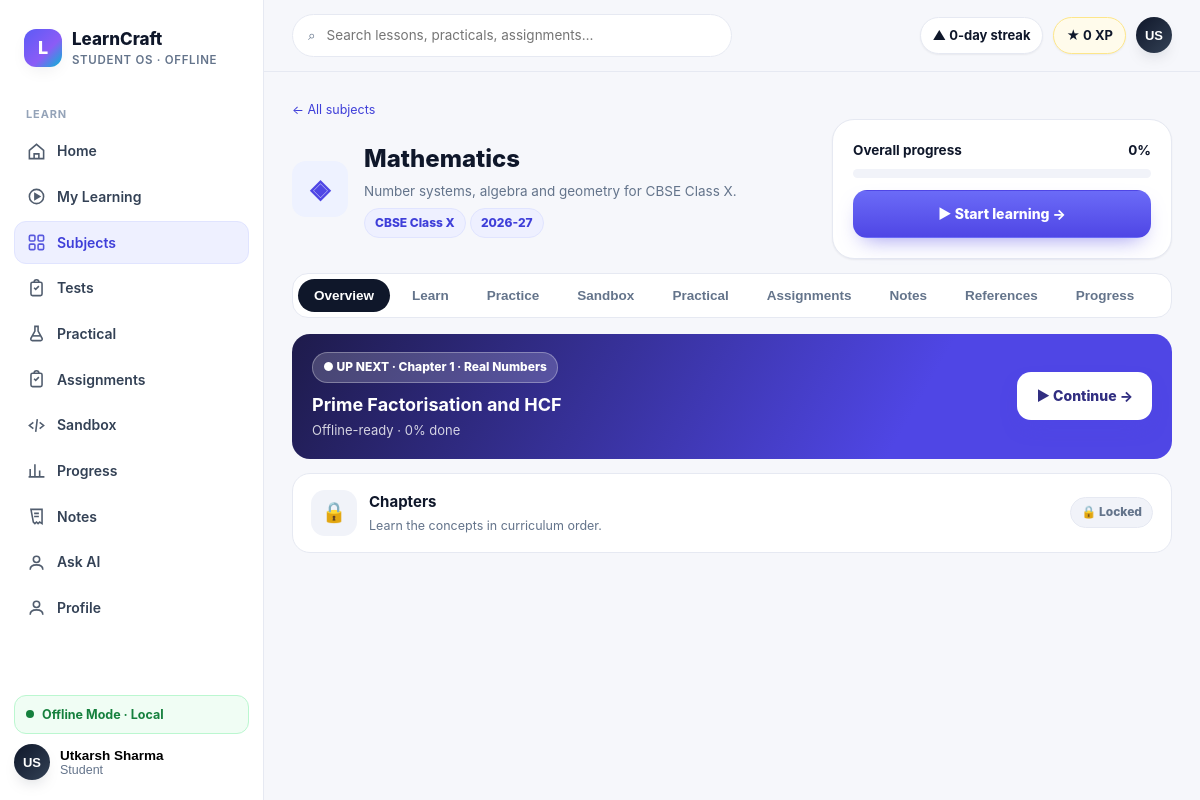
Screenshot of /subjects/mathematics (signed in) with the database file from the repository.
### tables this page shows
CREATE TABLE users (
            id INTEGER PRIMARY KEY AUTOINCREMENT,
            name TEXT NOT NULL,
            email TEXT NOT NULL UNIQUE,
            password_hash TEXT NOT NULL,
            role TEXT NOT NULL DEFAULT 'STUDENT',
            avatar TEXT,
            bio TEXT,
            created_at TIMESTAMP NOT NULL DEFAULT CURRENT_TIMESTAMP,
            updated_at TIMESTAMP NOT NULL DEFAULT CURRENT_TIMESTAMP
        );

CREATE TABLE academic_subjects (
            subject_id TEXT PRIMARY KEY,
            board TEXT NOT NULL,
            class_level TEXT NOT NULL,
            academic_year TEXT NOT NULL,
            slug TEXT NOT NULL,
            name TEXT NOT NULL,
            description TEXT NOT NULL DEFAULT '',
            source_version TEXT NOT NULL,
            UNIQUE(board, class_level, academic_year, slug)
        );

CREATE TABLE academic_lessons (
            lesson_id TEXT PRIMARY KEY,
            topic_id TEXT NOT NULL,
            title TEXT NOT NULL,
            slug TEXT NOT NULL,
            summary TEXT NOT NULL,
            learning_objectives_json TEXT NOT NULL,
            prerequisites_json TEXT NOT NULL,
            estimated_minutes INTEGER NOT NULL,
            difficulty TEXT NOT NULL,
            content_blocks_json TEXT NOT NULL,
            source_reference TEXT NOT NULL,
            FOREIGN KEY(topic_id) REFERENCES academic_topics(topic_id)
        );

### app/main.py (the view, shortened to what this page needs)
@app.route("/subjects/<slug>")
@require_auth
def subject_detail(slug):
    feature = class9_subject(slug) or class10_subject(slug)
    catalog = get_academic_subject(slug)
    if catalog:
        subject = catalog["subject"]
        chapters = catalog["chapters"]
        page = {
            "slug": slug, "name": subject["name"], "description": subject["description"],
            "icon": "◈", "color": "#4F46E5", "bg": "#EEF2FF", "tags": ["CBSE Class X", subject["academic_year"]],
            "progress": 0, "continue": {"href": f"/subjects/{slug}", "cta": "Start learning",
            "chapter_label": "Choose a chapter", "lesson": "Your next lesson", "time_left": "Offline-ready", "progress": 0},
            "units": [{"id": "content", "title": "Chapters", "desc": "Learn the concepts in curriculum order.",
                       "chapters": [{"n": c["chapter_number"], "title": c["title"], "est": "Lessons available",
                                     "lessons_count": 1, "status": "Available", "progress": 0,
                                     "is_current": False, "is_next": c["chapter_number"] == chapters[0]["chapter_number"],
                                     "prereq": "", "sim": "Practice", "practical": "Notes", "quiz": "Test"} for c in chapters]}],
            "practice": [{"title": "Chapter review", "meta": "Use the lesson notes and check your understanding.", "status": "Available"}],
            "sims": ["Concept practice"], "practicals": [{"title": "Guided chapter activity", "env": "Offline workspace", "steps": "3 steps", "due": "Self paced", "status": "Available"}],
            "assignments": [{"title": f"{subject['name']} chapter review", "meta": "Lesson recap and recall", "due": "Self paced", "status": "Not started"}],
            "notes": [{"title": f"{subject['name']} study notes", "body": "Save key definitions, examples and questions while you learn.", "updated": "Ready"}]
        }
        first = None
        for chapter in chapters:
            detail = get_academic_lesson_for_chapter(chapter["chapter_id"])
            if detail:
                first = detail["lesson_id"]
                page["continue"]["href"] = f"/subjects/{slug}/lessons/{first}"
                page["continue"]["chapter_label"] = f"Chapter {chapter['chapter_number']} · {chapter['title']}"
                page["continue"]["lesson"] = detail["title"]
                break
        return render_template("pages/subject_detail.html", title=subject["name"], page=page,
                               first_lesson=first, **shell_ctx("subjects", current_user()))

### app/database/connection.py (called while the page is built)
def resolve_db_path():
    configured = os.environ.get("LEARNCRAFT_DB_PATH")
    if configured:
        return Path(configured)
    return DATA_DIR / "learncraft.db"

def get_connection():
    db_path = resolve_db_path()
    db_path.parent.mkdir(parents=True, exist_ok=True)
    connection = sqlite3.connect(db_path)
    connection.row_factory = sqlite3.Row
    return connection

def _row_to_dict(row):
    return dict(row) if row else None

def get_user_by_id(user_id):
    connection = get_connection()
    user = connection.execute("SELECT * FROM users WHERE id = ?", (int(user_id),)).fetchone()
    connection.close()
    return _row_to_dict(user)

def user_payload(user):
    if not user:
        return None
    user_data = dict(user)
    user_data.pop("password_hash", None)
    return user_data

def get_user_progress(user_id):
    connection = get_connection()
    rows = connection.execute(
        "SELECT * FROM learning_progress WHERE user_id = ? ORDER BY updated_at DESC",
        (int(user_id),),
    ).fetchall()
    connection.close()
    return [dict(row) for row in rows]

### app/main.py (called while the page is built)
def current_user():
    user_id = session.get("user_id")
    if not user_id:
        return None
    return user_payload(get_user_by_id(user_id))

def require_auth(view):
    @wraps(view)
    def wrapped(*args, **kwargs):
        user = current_user()
        if not user:
            next_url = request.path
            if request.query_string:
                next_url = f"{next_url}?{request.query_string.decode()}"
            return redirect(f"/login?{urlencode({'next': next_url})}")
        return view(*args, **kwargs)
    return wrapped

def build_student_profile(user=None):
    profile = {"name": "Student", "roll_no": "Student", "avatar": "LC", "level": 1,
               "xp": 0, "streak_days": 0, "overall_progress": 0, "rank": None}
    if user is None:
        return profile
    rows = get_user_progress(user["id"])
    completed = sum(row["status"] == "completed" for row in rows)
    overall = round(sum(row["percent_complete"] for row in rows) / len(rows)) if rows else 0
    profile.update({"name": user.get("name") or "Student", "avatar": (user.get("avatar") or "LC").upper(),
                   "roll_no": user.get("roll_no") or "Student", "xp": completed * 100,
                   "overall_progress": overall, "level": 1 + completed // 5})
    return profile

def shell_ctx(active, user=None):
    return dict(nav=M.NAV, student=build_student_profile(user), active=active, pending_count=0)

### frontend/templates/pages/subject_detail.html (shortened to what this page needs)
{% extends "base.html" %}{% from "components.html" import progressbar, badge, state_badge, state_icon %}
{% block content %}
<div class="caption"><a href="/subjects">← All subjects</a></div>
<div class="subj-head">
  <div class="tile-icon" style="background:{{ page.bg }};color:{{ page.color }};width:56px;height:56px;font-size:26px">{{ page.icon }}</div>
  <div class="meta">
    <div class="h1">{{ page.name }}</div>
    <p class="body-sm" style="margin:4px 0 6px;color:var(--muted)">{{ page.description }}</p>
    <div>{% for t in page.tags %}{{ badge(t, 'info') }} {% endfor %}{% if page.pdf_url %}<a class="badge info" href="{{ page.pdf_url }}" target="_blank" rel="noopener">NCERT textbook portal ↗</a>{% endif %}</div>
  </div>
  <div class="card" style="min-width:250px;flex:1;max-width:340px">
    <div style="display:flex;justify-content:space-between"><b class="body-sm">Overall progress</b><b class="body-sm">{{ page.progress }}%</b></div>
    <div style="margin:8px 0 12px">{{ progressbar(page.progress) }}</div>
    <a class="btn btn-primary" style="width:100%" href="{{ page.continue.href }}">▶ {{ page.continue.cta }} →</a>
  </div>
</div>
<div class="sub-tabs" role="tablist">
  {% for t in ['Overview','Learn','Practice','Sandbox','Practical','Assignments','Notes','References','Progress'] %}
  <button class="tab {% if loop.first %}active{% endif %}" data-pane="pane-{{ t|lower }}" role="tab">{{ t }}</button>
  {% endfor %}
</div>
<div class="pane show" id="pane-overview">
  <div class="next-strip">
    <div style="flex:1;min-width:240px"><span class="badge" style="background:rgba(255,255,255,.18);border-color:rgba(255,255,255,.3);color:#fff">● UP NEXT · {{ page.continue.chapter_label }}</span>
      <div class="h2" style="margin:8px 0 2px">{{ page.continue.lesson }}</div>
      <div style="opacity:.8;font-size:13px">{{ page.continue.time_left }} · {{ page.continue.progress }}% done</div></div>
    <a class="btn btn-primary" href="{{ page.continue.href }}">▶ Continue →</a>
  </div>
  {% for u in page.units %}
  <details class="unit" {% if u.id == 'u2' %}open{% endif %}>
    <summary>{{ state_icon('Completed' if u.id=='u1' else ('In Progress' if u.id=='u2' else 'Locked')) }}
      <span style="flex:1"><b>{{ u.title }}</b><br><span class="caption">{{ u.desc }}</span></span>
      {{ state_badge('Completed' if u.id=='u1' else ('In Progress' if u.id=='u2' else 'Locked')) }}
    </summary>
  </details>
  {% endfor %}
</div>
{% endblock %}

### frontend/templates/base.html (shortened to what this page needs)
<!DOCTYPE html>
<html lang="en">
<head>
<link rel="stylesheet" href="/static/css/design-system.css">
</head>
<body>
{% from "components.html" import icon %}
<div class="shell">
  <aside class="sidebar" id="sidebar">
    <div class="brand"><div class="brand-mark">L</div><div><div class="brand-name">LearnCraft</div><div class="brand-sub">Student OS · Offline</div></div></div>
    <nav class="nav">
      <div class="nav-label">Learn</div>
      {% for item in nav %}
      <a class="nav-item {% if active == item.slug %}active{% endif %}" href="{{ item.href }}">{{ icon(item.icon) }}{{ item.label }}
      </a>
      {% endfor %}
    </nav>
    <div class="side-foot">
      <div class="offline-pill" data-network-pill><span class="dot pulse"></span><span>Offline Mode · Local</span></div>
      <div class="profile-menu-wrap sidebar-profile-wrap">
        <button class="mini-profile profile-trigger" type="button" aria-expanded="false" aria-controls="sidebarProfileMenu">
          <div class="avatar">{{ student.avatar }}</div>
          <div><div style="font-weight:800;font-size:13.5px">{{ student.name }}</div><div class="caption">{{ student.roll_no }}</div></div>
        </button>
      </div>
    </div>
  </aside>
  <div class="main">
    <div class="topbar">
      <div class="search">⌕ <input id="globalSearch" placeholder="Search lessons, practicals, assignments…" oninput="filterCards(this.value)"></div>
      <div class="top-actions">
        <span class="pill">▲ {{ student.streak_days }}-day streak</span>
        <span class="pill xp">★ {{ student.xp }} XP</span>
        <div class="profile-menu-wrap top-profile-wrap">
          <button class="profile-trigger top-profile-trigger" type="button" aria-expanded="false" aria-controls="topProfileMenu">
            <div class="avatar">{{ student.avatar }}</div>
          </button>
        </div>
      </div>
    </div>
    <div class="content">{% block content %}{% endblock %}</div>
  </div>
</div>
</body>
</html>

### frontend/templates/components.html (shortened to what this page needs)
{% macro icon(name) -%}
{% if name == 'home' %}<svg viewBox="0 0 24 24" fill="none" stroke="currentColor" stroke-width="2"><path d="M3 10.5 12 3l9 7.5V21H3z"/><path d="M9 21v-6h6v6"/></svg>
{% elif name == 'play' %}<svg viewBox="0 0 24 24" fill="none" stroke="currentColor" stroke-width="2"><circle cx="12" cy="12" r="9"/><path d="M10 8.5v7l6-3.5z" fill="currentColor"/></svg>
{% elif name == 'grid' %}<svg viewBox="0 0 24 24" fill="none" stroke="currentColor" stroke-width="2"><rect x="3" y="3" width="7" height="7" rx="1.5"/><rect x="14" y="3" width="7" height="7" rx="1.5"/><rect x="3" y="14" width="7" height="7" rx="1.5"/><rect x="14" y="14" width="7" height="7" rx="1.5"/></svg>
{% elif name == 'flask' %}<svg viewBox="0 0 24 24" fill="none" stroke="currentColor" stroke-width="2"><path d="M9 3h6M10 3v6l-5 9a2 2 0 0 0 1.8 3h10.4A2 2 0 0 0 19 18l-5-9V3"/><path d="M7.5 15h9"/></svg>
{% elif name == 'clip' %}<svg viewBox="0 0 24 24" fill="none" stroke="currentColor" stroke-width="2"><rect x="5" y="4" width="14" height="17" rx="2"/><path d="M9 4a3 3 0 0 1 6 0M9 11l2 2 4-4"/></svg>
{% elif name == 'code' %}<svg viewBox="0 0 24 24" fill="none" stroke="currentColor" stroke-width="2"><path d="m8 8-5 4 5 4M16 8l5 4-5 4M13 4l-2 16"/></svg>
{% elif name == 'chart' %}<svg viewBox="0 0 24 24" fill="none" stroke="currentColor" stroke-width="2"><path d="M4 20V10M10 20V4M16 20v-8M22 20H2"/></svg>
{% elif name == 'note' %}<svg viewBox="0 0 24 24" fill="none" stroke="currentColor" stroke-width="2"><path d="M5 3h14v18l-3-2-2 2-2-2-2 2-2-2z"/><path d="M9 8h6M9 12h6"/></svg>
{% elif name == 'user' %}<svg viewBox="0 0 24 24" fill="none" stroke="currentColor" stroke-width="2"><circle cx="12" cy="8" r="4"/><path d="M4 21c0-4 3.6-6 8-6s8 2 8 6"/></svg>
{% else %}<svg viewBox="0 0 24 24" fill="none" stroke="currentColor" stroke-width="2"><circle cx="12" cy="12" r="9"/></svg>
{% endif %}
{%- endmacro %}
{% macro progressbar(pct) -%}
<div class="pbar" role="progressbar" aria-valuenow="{{ pct }}" aria-valuemin="0" aria-valuemax="100"><i style="width:{{ pct }}%"></i></div>
{%- endmacro %}
{% macro badge(text, tone='muted') -%}<span class="badge {{ tone }}">{{ text }}</span>{%- endmacro %}
{% macro state_badge(status) -%}
{% if status == 'Completed' %}<span class="badge ok">✓ Completed</span>
{% elif status == 'Submitted' %}<span class="badge ok">✓ Submitted</span>
{% elif status == 'In Progress' %}<span class="badge info">▶ In Progress</span>
{% elif status == 'Available' %}<span class="badge info">○ Available</span>
{% elif status == 'Needs Review' %}<span class="badge warn">! Needs Review</span>
{% elif status == 'Locked' %}<span class="badge muted">🔒 Locked</span>
{% else %}<span class="badge muted">{{ status }}</span>{% endif %}
{%- endmacro %}
{% macro state_icon(status, color='#6366F1') -%}
{% if status == 'Completed' %}<div class="tile-icon" style="background:var(--green-soft);color:var(--green)">✓</div>
{% elif status == 'In Progress' %}<div class="tile-icon" style="background:var(--primary-soft);color:var(--primary)">▶</div>
{% elif status == 'Needs Review' %}<div class="tile-icon" style="background:var(--amber-soft);color:#B45309">!</div>
{% elif status == 'Locked' %}<div class="tile-icon" style="background:var(--surface-2);color:var(--faint)">🔒</div>
{% else %}<div class="tile-icon" style="background:var(--surface-2);color:{{ color }}">○</div>{% endif %}
{%- endmacro %}

### frontend/templates/pages/subject_detail.html (style rules this page uses)
.subj-head { display:flex;gap:16px;align-items:center;flex-wrap:wrap;margin-bottom:14px }
.subj-head .meta { flex:1;min-width:240px }
.sub-tabs { display:flex;gap:6px;flex-wrap:wrap;background:var(--surface);border:1px solid var(--line);padding:5px;border-radius:16px;margin-bottom:16px }
.sub-tabs .tab { white-space:nowrap }
.pane { display:none }
.pane.show { display:block }
.unit { border:1px solid var(--line);border-radius:18px;background:#fff;margin-bottom:12px;overflow:hidden }
.unit>summary { list-style:none;cursor:pointer;padding:16px 18px;display:flex;gap:12px;align-items:center }
.next-strip { display:flex;gap:12px;align-items:center;background:linear-gradient(120deg,#1E1B4B,#4F46E5 70%);color:#fff;border-radius:18px;padding:18px 20px;margin-bottom:14px;flex-wrap:wrap }
.next-strip .btn-primary { background:#fff;color:#312E81 }

### rows the page displays
users: avatar "US", name "Utkarsh Sharma", roll_no "Student"
academic_subjects: name "Mathematics", description "Number systems, algebra and geometry for CBSE Class X.", academic_year "2026-27"
academic_lessons: continue.lesson "Prime Factorisation and HCF"

### other values shown
{{ item.label }} "Home" "My Learning" "Subjects" "Tests" "Practical" "Assignments" "Sandbox" "Progress" "Notes" "Ask AI" "Profile"
{{ student.streak_days }} "0"
{{ student.xp }} "0"
{{ page.icon }} "◈"
{{ text }} "CBSE Class X"
{{ page.progress }} "0"
{{ page.continue.cta }} "Start learning"
{{ t }} "Overview" "Learn" "Practice" "Sandbox" "Practical" "Assignments" "Notes" "References" "Progress"
{{ page.continue.chapter_label }} "Chapter 1 · Real Numbers"
{{ page.continue.time_left }} "Offline-ready"
{{ page.continue.progress }} "0"
{{ u.title }} "Chapters"
{{ u.desc }} "Learn the concepts in curriculum order."
